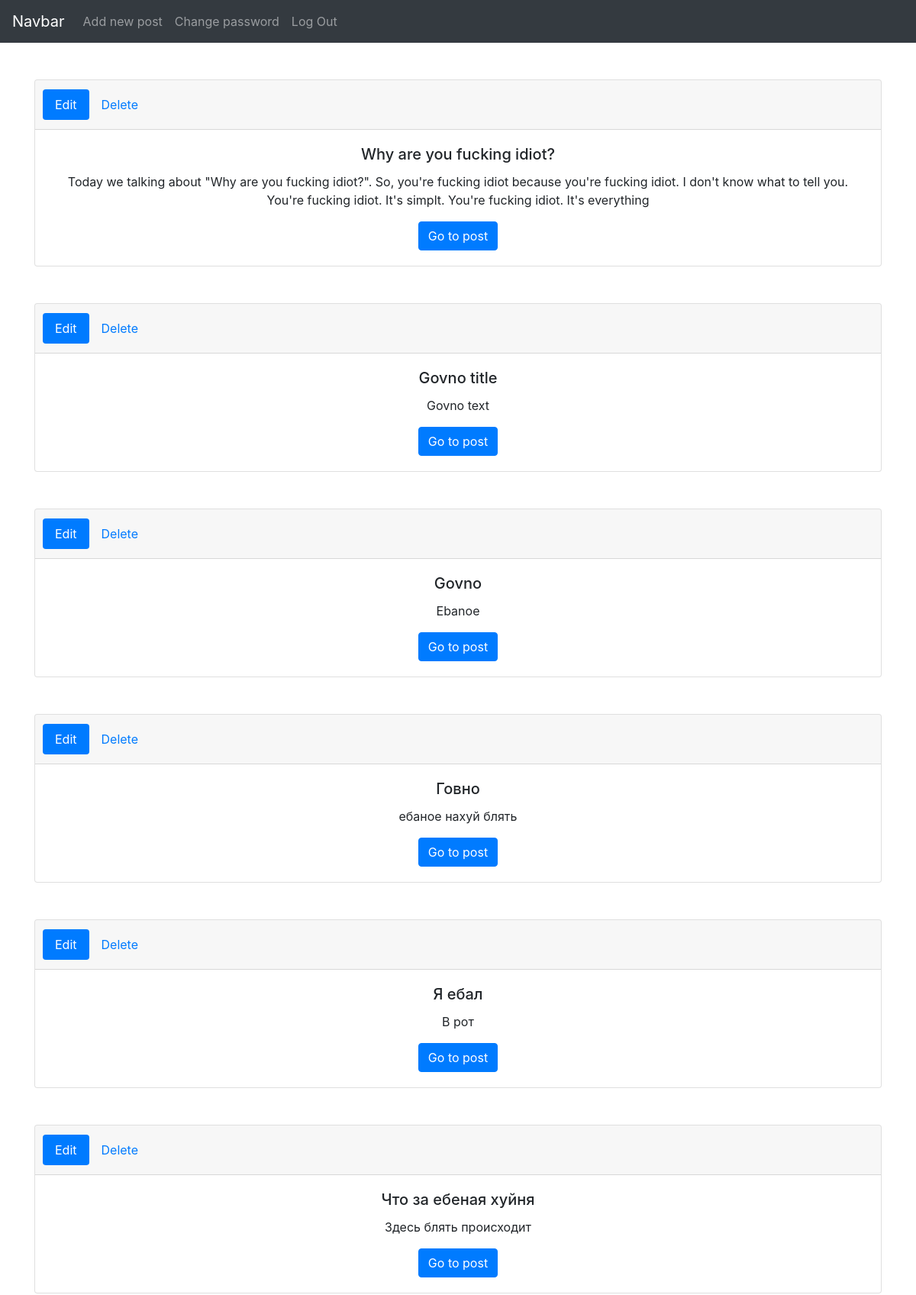
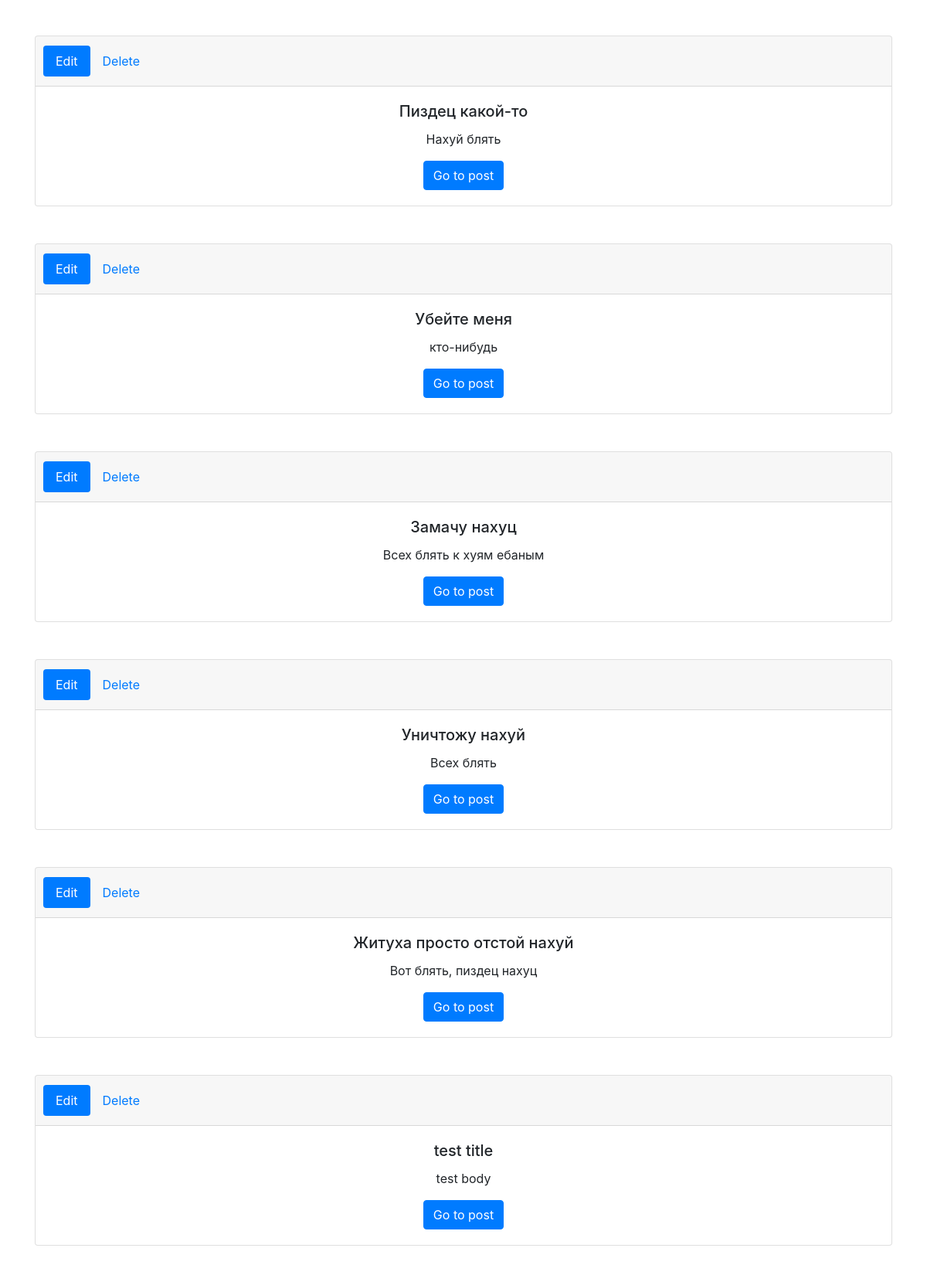
Screenshot of / (signed in, upper part) with the database file from the repository (2 pictures, top to bottom).
### pages/models.py (models this page shows, shortened)
class Post(models.Model):
    title = models.CharField(max_length=200)
    body = models.TextField()
    author = models.ForeignKey('accounts.User', on_delete=models.CASCADE)
    pub_date = models.DateField(auto_now_add=True)
    def get_absolute_url(self):
        return reverse('post_detail', args=[str(self.id)])

### pages/views.py (the view)
# urls.py: path('', PostListView.as_view(), name='homepage'),
class PostListView(ListView):
    model = Post
    template_name = 'pages/home.html'
    context_object_name = 'posts'

### templates/pages/home.html (shortened to what this page needs)
{% extends 'base.html' %}
{% block content %}
    {% if posts.count == 0 %}
        <h1>There is no content</h1>
    {% else %}
        {% for post in posts %}
            <div class="card text-center mb-5">
                {% if post.author.username == user.username or user.is_staff %}
                    <div class="card-header">
                        <ul class="nav nav-pills card-header-pills">
                            <li class="nav-item">
                                <a class="nav-link active" href="{% url 'post_update' post.id %}">Edit</a>
                            </li>
                            <li class="nav-item">
                                <a class="nav-link" href="{% url 'post_delete' post.id %}">Delete</a>
                            </li>
                        </ul>
                    </div>
                {% endif %}
                <div class="card-body">
                    <h5 class="card-title">{{ post.title }}</h5>
                    <p class="card-text">{{ post.body|truncatewords:50 }}</p>
                    <a href="{{ post.get_absolute_url }}" class="btn btn-primary">Go to post</a>
                </div>
            </div>
        {% endfor %}
    {% endif %}
{% endblock content %}

### rows the page displays
Post: shows "Edit", title "Why are you fucking idiot?", body "Today we talking about \"Why are you fucking idiot?\". So, you're fucking idiot because you're fucking idiot. I don't know what to tell you. You're fucking idiot. It's simplt. You're fucking idiot. It's everything"
Post: shows "Edit", title "Govno title", body "Govno text"
Post: shows "Edit", title "Govno", body "Ebanoe"
Post: shows "Edit", title "Говно", body "ебаное нахуй блять"
Post: shows "Edit", title "Я ебал", body "В рот"
Post: shows "Edit", title "Что за ебеная хуйня", body "Здесь блять происходит"
Post: shows "Edit", title "Пиздец какой-то", body "Нахуй блять"
Post: shows "Edit", title "Убейте меня", body "кто-нибудь"
Post: shows "Edit", title "Замачу нахуц", body "Всех блять к хуям ебаным"
Post: shows "Edit", title "Уничтожу нахуй", body "Всех блять"
Post: shows "Edit", title "Житуха просто отстой нахуй", body "Вот блять, пиздец нахуц"
Post: shows "Edit", title "test title", body "test body"
